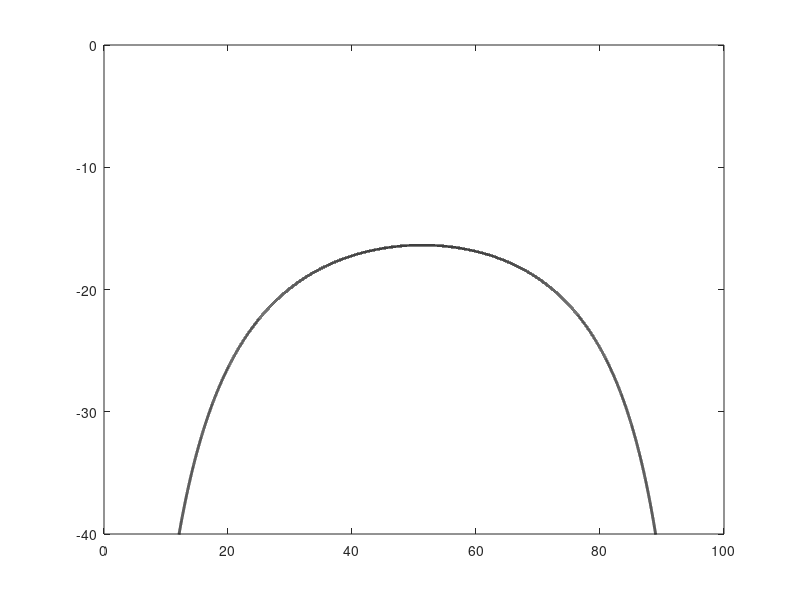

Here is the MATLAB script that generated this plot: (Note: this script raises an error after producing the figure.)
%% Plot Phase portrait with nullclines and roots

pop=100;
beta = 0.0232/pop;
r = 0.1;
c = 0.2;
gamma = 1.0/110.0;
amax = 0.9;
amin = 0.2;
I0 = 0.99*pop;
sigma = 0.1;

l0 = -1.0;
dy = 0.1;
NSTPS = 2000000;
HT = 500;
TTARG=305.0;

f = @(t,y)odeswitch(t,y,amin,amax,r,sigma,beta,pop,c,gamma);
t =0:0.01:1000;
ivals = linspace(0,pop,length(t));
%plot the switchingg function
figure()
plot(ivals, -r*(pop - sigma*ivals)./(beta*(pop-ivals).*ivals),'linewidth',2,'color','k')
ylim([-40,0])
hold on;
%% get list of terminal times corresponding with different l_0
lvals = [];
tts = [];
y2 = l0;
count=1;
while y2>-HT
    tt = get_Ttime(y2,I0,beta,gamma,r,c,sigma,pop,amin,amax);
    if tt<(1e6/2)
        lvals(count) = y2;
        tts(count) = tt;
        count=count+1;
    else
        break
    end
    y2=y2-dy;
    
end
%% Find roots from list
options = odeset('Events', @(t,y)lzero(t, y),'RelTol',1e-8);
found_roots = [];
as=[];
cols = ['r','b','y'];
count=1;
for i = 2:length(tts)
    if ((tts(i)<TTARG)&&(TTARG<tts(i-1))) ||  ((tts(i)>TTARG)&&(TTARG>tts(i-1)))
        lval=fzero(@(x)rf_sa(x,I0,beta,gamma,r,c,sigma,pop,amin,amax,TTARG),[lvals(i),lvals(i-1)]);
        y0=[lval,I0];
        tstart = 0.0;
        tend=TTARG;
        [T,Y] = ode45(f,[tstart, tend],y0,options);
        [~,~,switch_ind]=get_a(Y(:,2),Y(:,1),pop,r,sigma,beta,amin,amax);
        T(switch_ind)
        plot(Y(:,2),Y(:,1),'linewidth',1.5, 'color',cols(count))
        count=count+1;
        found_roots=[found_roots;lval];
    end
        
end
%legend('switching curve',append('\lambda = ',num2str(found_roots(1))),append('\lambda = ',num2str(found_roots(2))),append('\lambda = ',num2str(found_roots(3))),'Location','northwest')
   
%% Fill in phase portrait
Opt1    = odeset('Events', @(t,y)lzero(t, y),'RelTol',1e-8);
lvals_vec = linspace(-1,-100,30);
t =0:0.01:6000;
for i =1:length(lvals_vec)
    [T,Y] = ode23s(f,t,[lvals_vec(i),I0], Opt1);
    plot(Y(:,2),Y(:,1),'linewidth',1, 'color','black')
    ylim([-100,0])
    xlim([0,100])
end